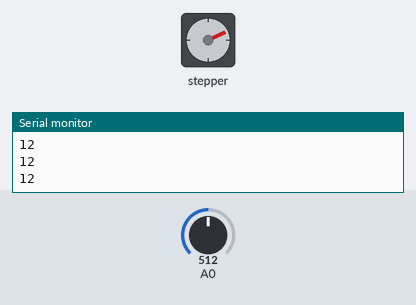
The sketch below on a simulated Arduino Uno, built with avr-gcc and run on an emulated ATmega328P. Parts: stepper motor, the last lines printed to the serial monitor. The test bench sets the inputs (shaded band); at power-on: A0 = 512. Stepper angles assume 200 steps per turn.

Above: at 1.2 s.
1.3 s: A0 set to 716
At 1.67 s:
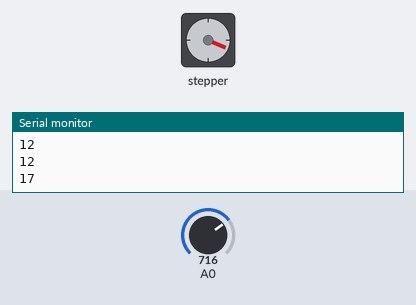
4.3 s: A0 set to 306
7.3 s: A0 set to 1023
At 7.64 s:
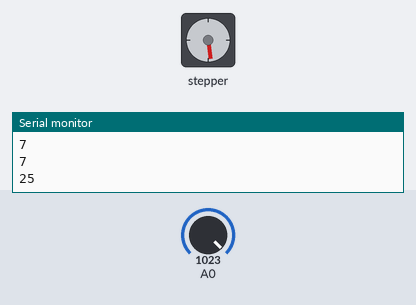
10.3 s: A0 set to 122
At 10.42 s:
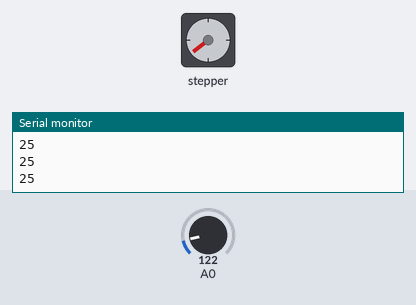
Timing chart, 0 to 37.6 s (numbered marks = the images above; inputs shaded):
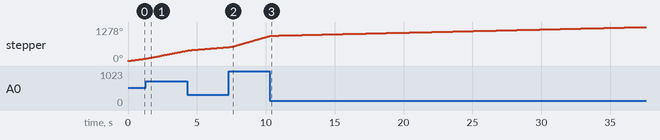

The sketch:

StepperMotor.ino
```cpp
#include <Stepper.h>
int t = 0;
const int stepsPerRevolution = 200;  // change this to fit the number of steps per revolution
// for your motor


// initialize the stepper library on pins 8 through 11:
Stepper myStepper(stepsPerRevolution, 8, 9, 10, 11);

int stepCount = 0;  // number of steps the motor has taken

void setup() {
  Serial.begin(9600);
  pinMode(8, OUTPUT);
pinMode(9, OUTPUT);
pinMode(10, OUTPUT);
pinMode(11, OUTPUT);
}

void loop() {
  // read the sensor value:
  int sensorReading = analogRead(A0);
  // map it to a range from 0 to 25:
  int motorSpeed = map(sensorReading, 0, 1023, 0, 25);
  // set the motor speed:
  if (motorSpeed > 0) {
    myStepper.setSpeed(motorSpeed);
    // step 1/100 of a revolution:
    myStepper.step(stepsPerRevolution / 25);
  Serial.println(motorSpeed);//print how fast the motor is going in the serial monitor
  }
}
```
